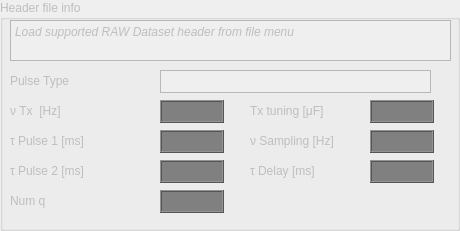
           <widget class="QGroupBox" name="headerFileBox">
            <property name="enabled">
             <bool>false</bool>
            </property>
            <property name="geometry">
             <rect>
              <x>10</x>
              <y>500</y>
              <width>460</width>
              <height>231</height>
             </rect>
            </property>
            <property name="sizePolicy">
             <sizepolicy hsizetype="Fixed" vsizetype="Fixed">
              <horstretch>0</horstretch>
              <verstretch>0</verstretch>
             </sizepolicy>
            </property>
            <property name="minimumSize">
             <size>
              <width>460</width>
              <height>230</height>
             </size>
            </property>
            <property name="autoFillBackground">
             <bool>false</bool>
            </property>
            <property name="title">
             <string>Header file info</string>
            </property>
            <property name="flat">
             <bool>false</bool>
            </property>
            <widget class="QTextBrowser" name="headerFileTextBrowser">
             <property name="geometry">
              <rect>
               <x>10</x>
               <y>20</y>
               <width>441</width>
               <height>41</height>
              </rect>
             </property>
             <property name="sizePolicy">
              <sizepolicy hsizetype="Fixed" vsizetype="Fixed">
               <horstretch>0</horstretch>
               <verstretch>0</verstretch>
              </sizepolicy>
             </property>
             <property name="font">
              <font>
               <pointsize>8</pointsize>
               <italic>true</italic>
              </font>
             </property>
             <property name="html">
              <string>&lt;!DOCTYPE HTML PUBLIC &quot;-//W3C//DTD HTML 4.0//EN&quot; &quot;http://www.w3.org/TR/REC-html40/strict.dtd&quot;&gt;
&lt;html&gt;&lt;head&gt;&lt;meta name=&quot;qrichtext&quot; content=&quot;1&quot; /&gt;&lt;style type=&quot;text/css&quot;&gt;
p, li { white-space: pre-wrap; }
&lt;/style&gt;&lt;/head&gt;&lt;body style=&quot; font-family:'Noto Sans'; font-size:8pt; font-weight:400; font-style:italic;&quot;&gt;
&lt;p style=&quot; margin-top:0px; margin-bottom:0px; margin-left:0px; margin-right:0px; -qt-block-indent:0; text-indent:0px;&quot;&gt;&lt;span style=&quot; font-family:'DejaVu Serif'; font-size:9pt;&quot;&gt;Load supported RAW Dataset header from file menu&lt;/span&gt;&lt;/p&gt;&lt;/body&gt;&lt;/html&gt;</string>
             </property>
            </widget>
            <widget class="QLabel" name="label_4">
             <property name="geometry">
              <rect>
               <x>10</x>
               <y>70</y>
               <width>81</width>
               <height>21</height>
              </rect>
             </property>
             <property name="text">
              <string>Pulse Type</string>
             </property>
            </widget>
            <widget class="QTextBrowser" name="pulseTypeTextBrowser">
             <property name="geometry">
              <rect>
               <x>160</x>
               <y>70</y>
               <width>271</width>
               <height>23</height>
              </rect>
             </property>
             <property name="sizePolicy">
              <sizepolicy hsizetype="Fixed" vsizetype="Fixed">
               <horstretch>0</horstretch>
               <verstretch>0</verstretch>
              </sizepolicy>
             </property>
             <property name="font">
              <font>
               <italic>true</italic>
              </font>
             </property>
             <property name="acceptDrops">
              <bool>true</bool>
             </property>
             <property name="toolTip">
              <string/>
             </property>
             <property name="verticalScrollBarPolicy">
              <enum>Qt::ScrollBarAlwaysOff</enum>
             </property>
             <property name="horizontalScrollBarPolicy">
              <enum>Qt::ScrollBarAlwaysOff</enum>
             </property>
             <property name="html">
              <string>&lt;!DOCTYPE HTML PUBLIC &quot;-//W3C//DTD HTML 4.0//EN&quot; &quot;http://www.w3.org/TR/REC-html40/strict.dtd&quot;&gt;
&lt;html&gt;&lt;head&gt;&lt;meta name=&quot;qrichtext&quot; content=&quot;1&quot; /&gt;&lt;style type=&quot;text/css&quot;&gt;
p, li { white-space: pre-wrap; }
&lt;/style&gt;&lt;/head&gt;&lt;body style=&quot; font-family:'Noto Sans'; font-size:10pt; font-weight:400; font-style:italic;&quot;&gt;
&lt;p style=&quot;-qt-paragraph-type:empty; margin-top:0px; margin-bottom:0px; margin-left:0px; margin-right:0px; -qt-block-indent:0; text-indent:0px; font-family:'DejaVu Serif';&quot;&gt;&lt;br /&gt;&lt;/p&gt;&lt;/body&gt;&lt;/html&gt;</string>
             </property>
            </widget>
            <widget class="QLCDNumber" name="lcdNumberNuTx">
             <property name="geometry">
              <rect>
               <x>160</x>
               <y>100</y>
               <width>64</width>
               <height>23</height>
              </rect>
             </property>
             <property name="sizePolicy">
              <sizepolicy hsizetype="Minimum" vsizetype="Minimum">
               <horstretch>0</horstretch>
               <verstretch>0</verstretch>
              </sizepolicy>
             </property>
             <property name="font">
              <font>
               <pointsize>8</pointsize>
              </font>
             </property>
             <property name="whatsThis">
              <string extracomment="here is a comment"/>
             </property>
             <property name="autoFillBackground">
              <bool>false</bool>
             </property>
             <property name="styleSheet">
              <string notr="true">#lcdNumberNuTx {
color: green;
background: black;
}

#lcdNumberNuTx:disabled {
color: grey;
background: dark grey;
}</string>
             </property>
             <property name="frameShadow">
              <enum>QFrame::Raised</enum>
             </property>
             <property name="lineWidth">
              <number>1</number>
             </property>
             <property name="midLineWidth">
              <number>0</number>
             </property>
             <property name="segmentStyle">
              <enum>QLCDNumber::Flat</enum>
             </property>
             <property name="value" stdset="0">
              <double>0.000000000000000</double>
             </property>
            </widget>
            <widget class="QLCDNumber" name="lcdNumberTuneuF">
             <property name="geometry">
              <rect>
               <x>370</x>
               <y>100</y>
               <width>64</width>
               <height>23</height>
              </rect>
             </property>
             <property name="styleSheet">
              <string notr="true">#lcdNumberTuneuF {
color: green;
background: black;
}

#lcdNumberTuneuF:disabled {
color: grey;
background: dark grey;
}</string>
             </property>
             <property name="lineWidth">
              <number>1</number>
             </property>
             <property name="midLineWidth">
              <number>0</number>
             </property>
             <property name="segmentStyle">
              <enum>QLCDNumber::Flat</enum>
             </property>
            </widget>
            <widget class="QLCDNumber" name="lcdNumberTauPulse1">
             <property name="geometry">
              <rect>
               <x>160</x>
               <y>130</y>
               <width>64</width>
               <height>23</height>
              </rect>
             </property>
             <property name="styleSheet">
              <string notr="true">#lcdNumberTauPulse1 {
color: green;
background: black;
}

#lcdNumberTauPulse1:disabled {
color: grey;
background: dark grey;
}</string>
             </property>
             <property name="frameShadow">
              <enum>QFrame::Raised</enum>
             </property>
             <property name="lineWidth">
              <number>1</number>
             </property>
             <property name="midLineWidth">
              <number>0</number>
             </property>
             <property name="segmentStyle">
              <enum>QLCDNumber::Flat</enum>
             </property>
            </widget>
            <widget class="QLabel" name="label_6">
             <property name="geometry">
              <rect>
               <x>10</x>
               <y>100</y>
               <width>91</width>
               <height>21</height>
              </rect>
             </property>
             <property name="text">
              <string>ν Tx  [Hz]</string>
             </property>
            </widget>
            <widget class="QLabel" name="label_7">
             <property name="geometry">
              <rect>
               <x>10</x>
               <y>130</y>
               <width>141</width>
               <height>21</height>
              </rect>
             </property>
             <property name="text">
              <string>τ Pulse 1 [ms]</string>
             </property>
            </widget>
            <widget class="QLabel" name="label_13">
             <property name="geometry">
              <rect>
               <x>250</x>
               <y>160</y>
               <width>91</width>
               <height>21</height>
              </rect>
             </property>
             <property name="text">
              <string>τ Delay [ms]</string>
             </property>
            </widget>
            <widget class="QLCDNumber" name="lcdNumberTauPulse2">
             <property name="geometry">
              <rect>
               <x>160</x>
               <y>160</y>
               <width>64</width>
               <height>23</height>
              </rect>
             </property>
             <property name="styleSheet">
              <string notr="true">#lcdNumberTauPulse2 {
color: green;
background: black;
}

#lcdNumberTauPulse2:disabled{
color: grey;
background: dark grey;
}</string>
             </property>
             <property name="lineWidth">
              <number>1</number>
             </property>
             <property name="midLineWidth">
              <number>0</number>
             </property>
             <property name="segmentStyle">
              <enum>QLCDNumber::Flat</enum>
             </property>
            </widget>
            <widget class="QLabel" name="label_14">
             <property name="geometry">
              <rect>
               <x>250</x>
               <y>100</y>
               <width>111</width>
               <height>21</height>
              </rect>
             </property>
             <property name="text">
              <string>Tx tuning [μF]</string>
             </property>
            </widget>
            <widget class="QLabel" name="label_15">
             <property name="geometry">
              <rect>
               <x>250</x>
               <y>130</y>
               <width>111</width>
               <height>21</height>
              </rect>
             </property>
             <property name="text">
              <string>ν Sampling [Hz]</string>
             </property>
            </widget>
            <widget class="QLCDNumber" name="lcdNumberSampFreq">
             <property name="enabled">
              <bool>false</bool>
             </property>
             <property name="geometry">
              <rect>
               <x>370</x>
               <y>130</y>
               <width>64</width>
               <height>23</height>
              </rect>
             </property>
             <property name="styleSheet">
              <string notr="true">#lcdNumberSampFreq {
color: green;
background: black;
}

#lcdNumberSampFreq:disabled{
color: grey;
background: dark grey;
}</string>
             </property>
             <property name="lineWidth">
              <number>1</number>
             </property>
             <property name="midLineWidth">
              <number>0</number>
             </property>
             <property name="digitCount">
              <number>5</number>
             </property>
             <property name="segmentStyle">
              <enum>QLCDNumber::Flat</enum>
             </property>
            </widget>
            <widget class="QLCDNumber" name="lcdNumberTauDelay">
             <property name="enabled">
              <bool>false</bool>
             </property>
             <property name="geometry">
              <rect>
               <x>370</x>
               <y>160</y>
               <width>64</width>
               <height>23</height>
              </rect>
             </property>
             <property name="styleSheet">
              <string notr="true">#lcdNumberTauDelay {
color: green;
background: black;
}

#lcdNumberTauDelay:disabled {
color: grey;
background: dark grey;
}</string>
             </property>
             <property name="lineWidth">
              <number>1</number>
             </property>
             <property name="midLineWidth">
              <number>0</number>
             </property>
             <property name="segmentStyle">
              <enum>QLCDNumber::Flat</enum>
             </property>
            </widget>
            <widget class="QLabel" name="label_16">
             <property name="geometry">
              <rect>
               <x>10</x>
               <y>160</y>
               <width>131</width>
               <height>21</height>
              </rect>
             </property>
             <property name="text">
              <string>τ Pulse 2 [ms]</string>
             </property>
            </widget>
            <widget class="QLCDNumber" name="lcdNumberNQ">
             <property name="geometry">
              <rect>
               <x>160</x>
               <y>190</y>
               <width>64</width>
               <height>23</height>
              </rect>
             </property>
             <property name="styleSheet">
              <string notr="true">#lcdNumberNQ {
color: green;
background: black;
}

#lcdNumberNQ:disabled{
color: grey;
background: dark grey;
}</string>
             </property>
             <property name="segmentStyle">
              <enum>QLCDNumber::Flat</enum>
             </property>
            </widget>
            <widget class="QLabel" name="label_9">
             <property name="geometry">
              <rect>
               <x>10</x>
               <y>190</y>
               <width>141</width>
               <height>21</height>
              </rect>
             </property>
             <property name="toolTip">
              <string>&lt;html&gt;&lt;head/&gt;&lt;body&gt;&lt;p&gt;Number of pulse moments (q)&lt;/p&gt;&lt;/body&gt;&lt;/html&gt;</string>
             </property>
             <property name="text">
              <string>Num q</string>
             </property>
            </widget>
           </widget>
